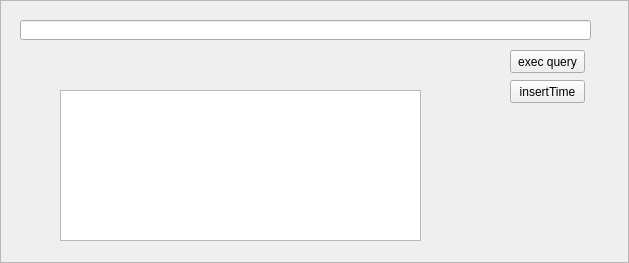
<?xml version="1.0" encoding="UTF-8"?>
<ui version="4.0">
 <class>SQLAdminFrame</class>
 <widget class="QFrame" name="SQLAdminFrame">
  <property name="geometry">
   <rect>
    <x>0</x>
    <y>0</y>
    <width>629</width>
    <height>263</height>
   </rect>
  </property>
  <property name="windowTitle">
   <string>Frame</string>
  </property>
  <property name="frameShape">
   <enum>QFrame::StyledPanel</enum>
  </property>
  <property name="frameShadow">
   <enum>QFrame::Sunken</enum>
  </property>
  <widget class="QLineEdit" name="queryLineEdit">
   <property name="geometry">
    <rect>
     <x>20</x>
     <y>20</y>
     <width>571</width>
     <height>20</height>
    </rect>
   </property>
  </widget>
  <widget class="QPushButton" name="execQueryPushButton">
   <property name="geometry">
    <rect>
     <x>510</x>
     <y>50</y>
     <width>75</width>
     <height>23</height>
    </rect>
   </property>
   <property name="text">
    <string>exec query</string>
   </property>
  </widget>
  <widget class="QPlainTextEdit" name="queryReturnTextEdit">
   <property name="geometry">
    <rect>
     <x>60</x>
     <y>90</y>
     <width>361</width>
     <height>151</height>
    </rect>
   </property>
  </widget>
  <widget class="QPushButton" name="insertTimePushButton">
   <property name="geometry">
    <rect>
     <x>510</x>
     <y>80</y>
     <width>75</width>
     <height>23</height>
    </rect>
   </property>
   <property name="text">
    <string>insertTime</string>
   </property>
  </widget>
 </widget>
 <resources/>
 <connections>
  <connection>
   <sender>execQueryPushButton</sender>
   <signal>clicked()</signal>
   <receiver>SQLAdminFrame</receiver>
   <slot>execStatement()</slot>
   <hints>
    <hint type="sourcelabel">
     <x>547</x>
     <y>61</y>
    </hint>
    <hint type="destinationlabel">
     <x>314</x>
     <y>131</y>
    </hint>
   </hints>
  </connection>
  <connection>
   <sender>insertTimePushButton</sender>
   <signal>clicked()</signal>
   <receiver>SQLAdminFrame</receiver>
   <slot>insertTimeIntoTimeTable()</slot>
   <hints>
    <hint type="sourcelabel">
     <x>547</x>
     <y>91</y>
    </hint>
    <hint type="destinationlabel">
     <x>314</x>
     <y>131</y>
    </hint>
   </hints>
  </connection>
 </connections>
 <slots>
  <slot>execStatement()</slot>
  <slot>insertTimeIntoTimeTable()</slot>
 </slots>
</ui>
